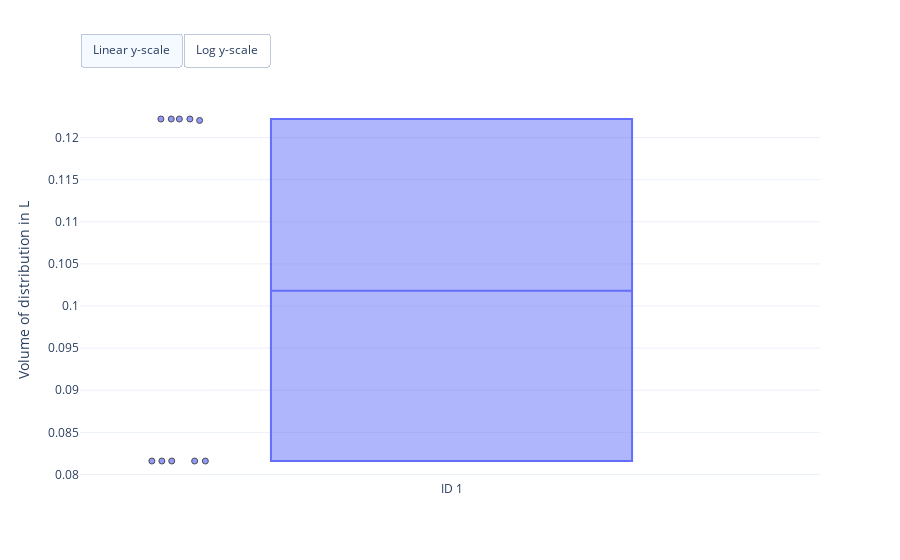
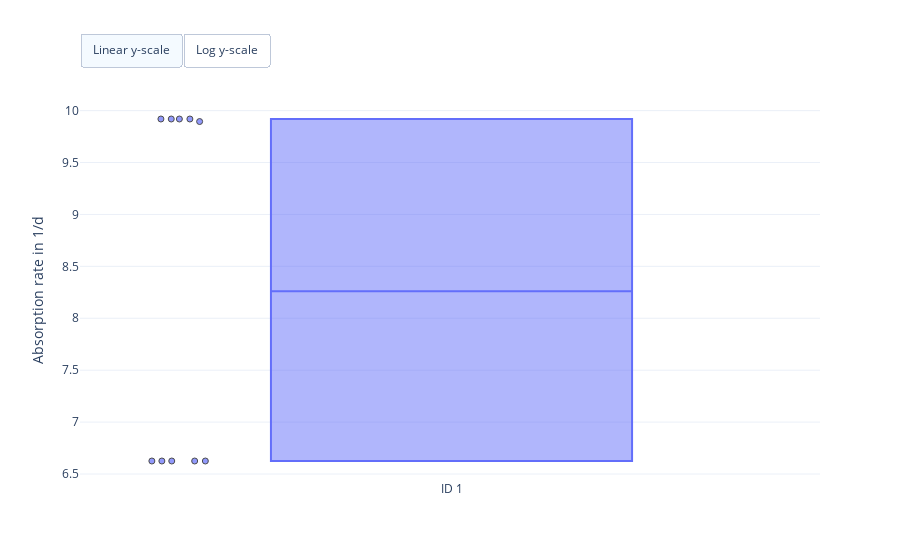
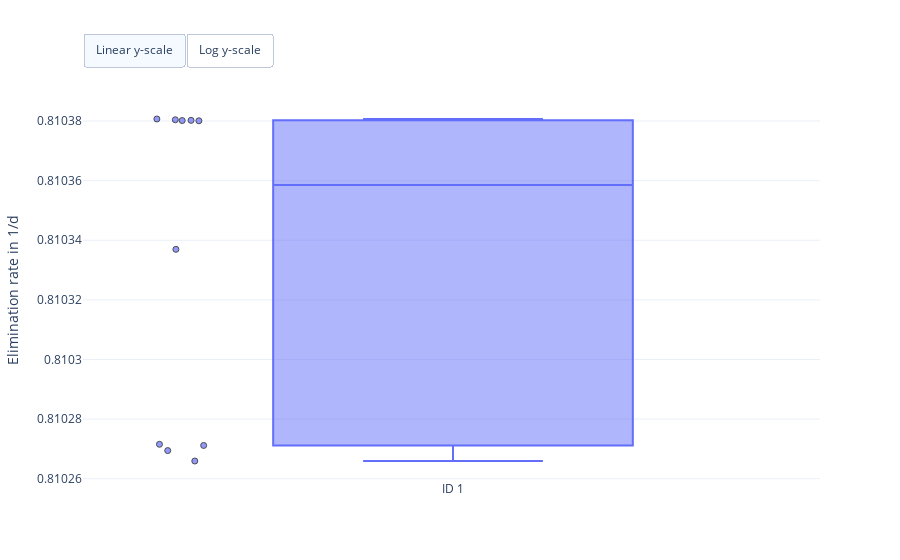
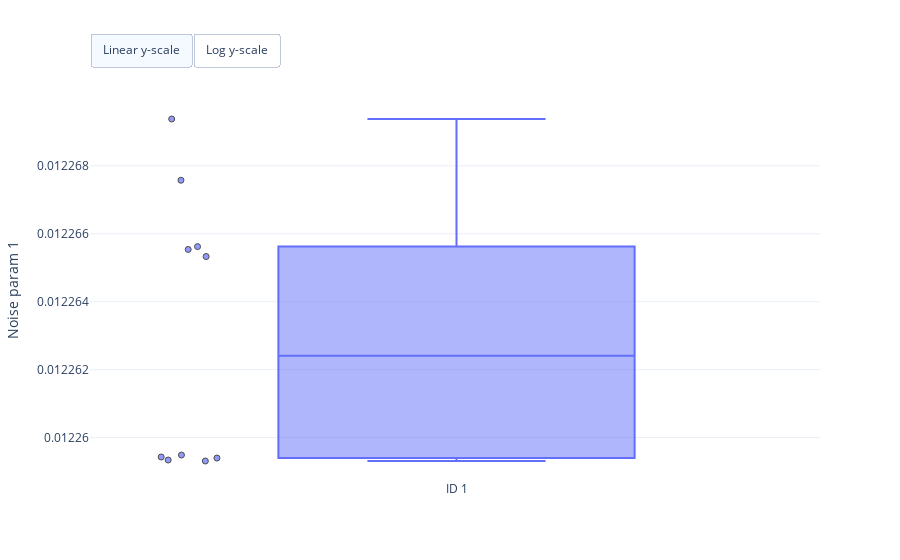

Source (notebook cell) for these figures, in order:
### Markdown cell above
### Visualise optimisation results

### Code cell
fig = erlo.plots.ParameterEstimatePlot()
fig.add_data(map_estimates)

fig.show()

### Figure 1 — Plotly figure (JSON) as saved in the notebook; plotly's stock layout.template omitted (floating-point values rounded to 4 significant figures)
{"data": [{"boxpoints": "all", "hovertemplate": "Estimate: %{y:.2f}<br>%{text}", "jitter": 0.2, "line": {"color": "#636EFA"}, "marker": {"color": "#636EFA", "line": {"color": "black", "width": 1}, "opacity": 0.7, "symbol": "circle"}, "name": "ID 1", "pointpos": -1.5, "text": ["Run: 1 <br>Log-posterior score: 28.51", "Run: 2 <br>Log-posterior score: 28.56", "Run: 3 <br>Log-posterior score: 28.51", "Run: 4 <br>Log-posterior score: 28.51", "Run: 5 <br>Log-posterior score: 28.56", "Run: 6 <br>Log-posterior score: 28.51", "Run: 7 <br>Log-posterior score: 28.56", "Run: 8 <br>Log-posterior score: 28.56", "Run: 9 <br>Log-posterior score: 28.51", "Run: 10 <br>Log-posterior score: 28.56"], "type": "box", "visible": true, "y": [0.1222, 0.0816, 0.1222, 0.122, 0.0816, 0.1222, 0.0816, 0.0816, 0.1222, 0.0816]}], "layout": {"autosize": true, "updatemenus": [{"buttons": [{"args": [{"yaxis.type": "linear"}], "label": "Linear y-scale", "method": "relayout"}, {"args": [{"yaxis.type": "log"}], "label": "Log y-scale", "method": "relayout"}], "direction": "left", "pad": {"r": 0, "t": -10}, "showactive": true, "type": "buttons", "x": 0, "xanchor": "left", "y": 1.15, "yanchor": "top"}], "yaxis": {"title": {"text": "Volume of distribution in L"}}}}

### Figure 2 — Plotly figure (JSON) as saved in the notebook; plotly's stock layout.template omitted (floating-point values rounded to 4 significant figures)
{"data": [{"boxpoints": "all", "hovertemplate": "Estimate: %{y:.2f}<br>%{text}", "jitter": 0.2, "line": {"color": "#636EFA"}, "marker": {"color": "#636EFA", "line": {"color": "black", "width": 1}, "opacity": 0.7, "symbol": "circle"}, "name": "ID 1", "pointpos": -1.5, "text": ["Run: 1 <br>Log-posterior score: 28.51", "Run: 2 <br>Log-posterior score: 28.56", "Run: 3 <br>Log-posterior score: 28.51", "Run: 4 <br>Log-posterior score: 28.51", "Run: 5 <br>Log-posterior score: 28.56", "Run: 6 <br>Log-posterior score: 28.51", "Run: 7 <br>Log-posterior score: 28.56", "Run: 8 <br>Log-posterior score: 28.56", "Run: 9 <br>Log-posterior score: 28.51", "Run: 10 <br>Log-posterior score: 28.56"], "type": "box", "visible": true, "y": [9.919, 6.625, 9.919, 9.895, 6.625, 9.919, 6.625, 6.625, 9.919, 6.625]}], "layout": {"autosize": true, "updatemenus": [{"buttons": [{"args": [{"yaxis.type": "linear"}], "label": "Linear y-scale", "method": "relayout"}, {"args": [{"yaxis.type": "log"}], "label": "Log y-scale", "method": "relayout"}], "direction": "left", "pad": {"r": 0, "t": -10}, "showactive": true, "type": "buttons", "x": 0, "xanchor": "left", "y": 1.15, "yanchor": "top"}], "yaxis": {"title": {"text": "Absorption rate in 1/d"}}}}

### Figure 3 — Plotly figure (JSON) as saved in the notebook; plotly's stock layout.template omitted (floating-point values rounded to 4 significant figures)
{"data": [{"boxpoints": "all", "hovertemplate": "Estimate: %{y:.2f}<br>%{text}", "jitter": 0.2, "line": {"color": "#636EFA"}, "marker": {"color": "#636EFA", "line": {"color": "black", "width": 1}, "opacity": 0.7, "symbol": "circle"}, "name": "ID 1", "pointpos": -1.5, "text": ["Run: 1 <br>Log-posterior score: 28.51", "Run: 2 <br>Log-posterior score: 28.56", "Run: 3 <br>Log-posterior score: 28.51", "Run: 4 <br>Log-posterior score: 28.51", "Run: 5 <br>Log-posterior score: 28.56", "Run: 6 <br>Log-posterior score: 28.51", "Run: 7 <br>Log-posterior score: 28.56", "Run: 8 <br>Log-posterior score: 28.56", "Run: 9 <br>Log-posterior score: 28.51", "Run: 10 <br>Log-posterior score: 28.56"], "type": "box", "visible": true, "y": [0.8103, 0.8104, 0.8103, 0.8103, 0.8104, 0.8103, 0.8104, 0.8104, 0.8103, 0.8104]}], "layout": {"autosize": true, "updatemenus": [{"buttons": [{"args": [{"yaxis.type": "linear"}], "label": "Linear y-scale", "method": "relayout"}, {"args": [{"yaxis.type": "log"}], "label": "Log y-scale", "method": "relayout"}], "direction": "left", "pad": {"r": 0, "t": -10}, "showactive": true, "type": "buttons", "x": 0, "xanchor": "left", "y": 1.15, "yanchor": "top"}], "yaxis": {"title": {"text": "Elimination rate in 1/d"}}}}

### Figure 4 — Plotly figure (JSON) as saved in the notebook; plotly's stock layout.template omitted (floating-point values rounded to 4 significant figures)
{"data": [{"boxpoints": "all", "hovertemplate": "Estimate: %{y:.2f}<br>%{text}", "jitter": 0.2, "line": {"color": "#636EFA"}, "marker": {"color": "#636EFA", "line": {"color": "black", "width": 1}, "opacity": 0.7, "symbol": "circle"}, "name": "ID 1", "pointpos": -1.5, "text": ["Run: 1 <br>Log-posterior score: 28.51", "Run: 2 <br>Log-posterior score: 28.56", "Run: 3 <br>Log-posterior score: 28.51", "Run: 4 <br>Log-posterior score: 28.51", "Run: 5 <br>Log-posterior score: 28.56", "Run: 6 <br>Log-posterior score: 28.51", "Run: 7 <br>Log-posterior score: 28.56", "Run: 8 <br>Log-posterior score: 28.56", "Run: 9 <br>Log-posterior score: 28.51", "Run: 10 <br>Log-posterior score: 28.56"], "type": "box", "visible": true, "y": [0.01227, 0.01226, 0.01227, 0.01227, 0.01226, 0.01227, 0.01226, 0.01226, 0.01227, 0.01226]}], "layout": {"autosize": true, "updatemenus": [{"buttons": [{"args": [{"yaxis.type": "linear"}], "label": "Linear y-scale", "method": "relayout"}, {"args": [{"yaxis.type": "log"}], "label": "Log y-scale", "method": "relayout"}], "direction": "left", "pad": {"r": 0, "t": -10}, "showactive": true, "type": "buttons", "x": 0, "xanchor": "left", "y": 1.15, "yanchor": "top"}], "yaxis": {"title": {"text": "Noise param 1"}}}}
